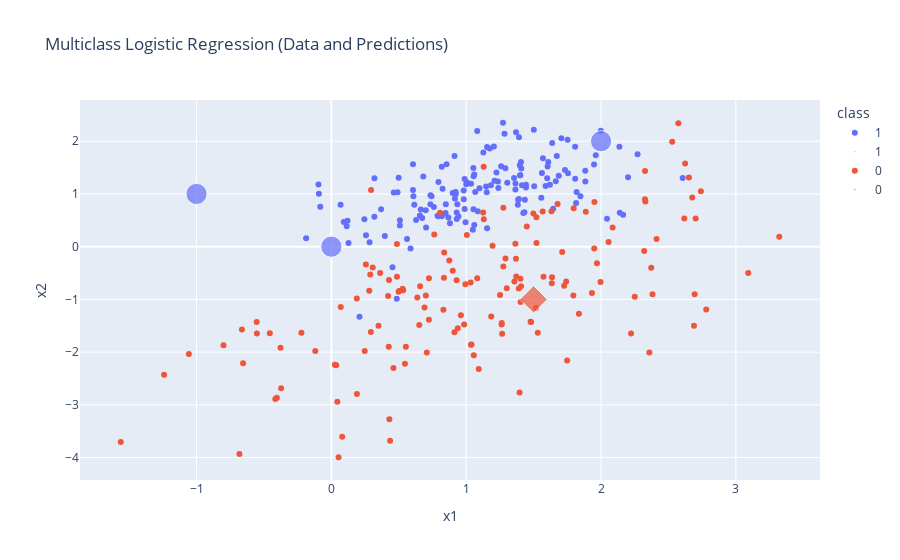

Notebook cell for this chart:
### Code cell
# Some New Data
new_points = np.array([
    [0, 0],
    [1.5, -1],
    [-1, 1],
    [2, 2]
])

# Make Predictions
new_pred = model.predict(new_points)

# Put the new data into Data Frame
df_new = pd.DataFrame({
    "x1": new_points[:, 0],
    "x2": new_points[:, 1],
    "pred_class": new_pred.astype(str)
})

# Plot the Data
fig = px.scatter(
    df,
    x="x1",
    y="x2",
    color="class",
    title="Multiclass Logistic Regression (Data and Predictions)"
)

# Add the predictions
fig.add_traces(
    px.scatter(
        df_new,
        x="x1",
        y="x2",
        color="pred_class",
        symbol="pred_class",
        size=[1]*len(df_new),
        size_max = 15# bigger markers for predictions
    ).data
)

fig.show()

# Model Parameters
print("Intercepts:", model.intercept_)
print("Coefficients:", model.coef_)

# Check the score
print(f'Accuracy = {model.score(X,y)}')

### Figure 1 — Plotly figure (JSON) as saved in the notebook; plotly's stock layout.template omitted (floating-point values rounded to 4 significant figures; data arrays with more than 128 entries replaced by an {"elided": "..."} marker saying what was removed)
{"data": [{"hovertemplate": "class=1<br>x1=%{x}<br>x2=%{y}<extra></extra>", "legendgroup": "1", "marker": {"color": "#636efa", "symbol": "circle"}, "mode": "markers", "name": "1", "orientation": "v", "showlegend": true, "type": "scatter", "x": {"elided": "151 float values"}, "xaxis": "x", "y": {"elided": "151 float values"}, "yaxis": "y"}, {"hovertemplate": "class=0<br>x1=%{x}<br>x2=%{y}<extra></extra>", "legendgroup": "0", "marker": {"color": "#EF553B", "symbol": "circle"}, "mode": "markers", "name": "0", "orientation": "v", "showlegend": true, "type": "scatter", "x": {"elided": "149 float values"}, "xaxis": "x", "y": {"elided": "149 float values"}, "yaxis": "y"}, {"hovertemplate": "pred_class=1<br>x1=%{x}<br>x2=%{y}<br>size=%{marker.size}<extra></extra>", "legendgroup": "1", "marker": {"color": "#636efa", "size": [1, 1, 1], "sizemode": "area", "sizeref": 0.004444, "symbol": "circle"}, "mode": "markers", "name": "1", "orientation": "v", "showlegend": true, "type": "scatter", "x": [0.0, -1.0, 2.0], "xaxis": "x", "y": [0.0, 1.0, 2.0], "yaxis": "y"}, {"hovertemplate": "pred_class=0<br>x1=%{x}<br>x2=%{y}<br>size=%{marker.size}<extra></extra>", "legendgroup": "0", "marker": {"color": "#EF553B", "size": [1], "sizemode": "area", "sizeref": 0.004444, "symbol": "diamond"}, "mode": "markers", "name": "0", "orientation": "v", "showlegend": true, "type": "scatter", "x": [1.5], "xaxis": "x", "y": [-1.0], "yaxis": "y"}], "layout": {"legend": {"title": {"text": "class"}, "tracegroupgap": 0}, "title": {"text": "Multiclass Logistic Regression (Data and Predictions)"}, "xaxis": {"anchor": "y", "domain": [0, 1], "title": {"text": "x1"}}, "yaxis": {"anchor": "x", "domain": [0, 1], "title": {"text": "x2"}}}}
